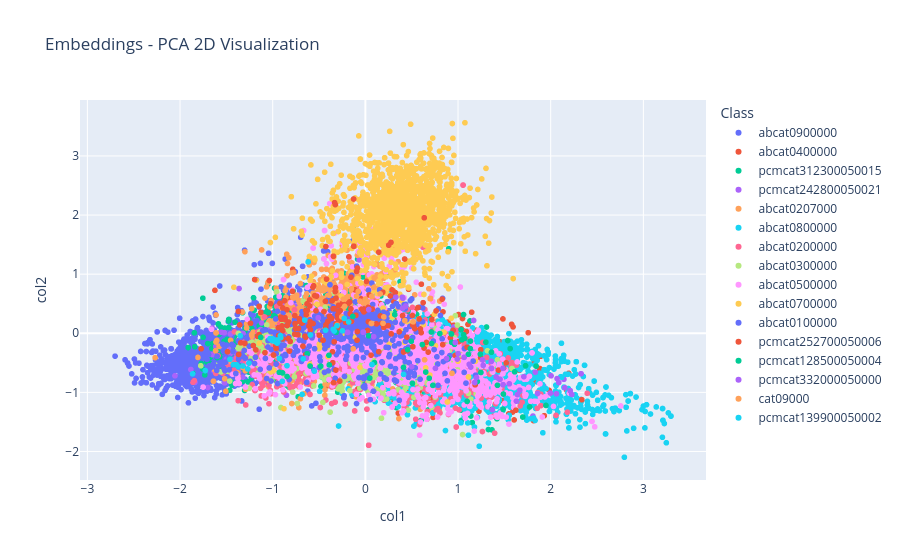

Write notebook code for a chart like this one.
### Markdown cell above
#### 3.2.1. Train and Evaluate Text Model

### Code cell
# Combine text columns to form the feature set
X_train = train_df[text_columns].values
X_test = test_df[text_columns].values

# Train and evaluate models
trained_models = train_classic(X_train, X_test, y_train, y_test)

### Figure 1 — Plotly figure (JSON) as saved in the notebook; plotly's stock layout.template omitted (floating-point values rounded to 4 significant figures; data arrays with more than 128 entries replaced by an {"elided": "..."} marker saying what was removed)
{"data": [{"hovertemplate": "Class=abcat0900000<br>col1=%{x}<br>col2=%{y}<extra></extra>", "legendgroup": "abcat0900000", "marker": {"color": "#636efa", "symbol": "circle"}, "mode": "markers", "name": "abcat0900000", "showlegend": true, "type": "scattergl", "x": {"elided": "2796 float values"}, "xaxis": "x", "y": {"elided": "2796 float values"}, "yaxis": "y"}, {"hovertemplate": "Class=abcat0400000<br>col1=%{x}<br>col2=%{y}<extra></extra>", "legendgroup": "abcat0400000", "marker": {"color": "#EF553B", "symbol": "circle"}, "mode": "markers", "name": "abcat0400000", "showlegend": true, "type": "scattergl", "x": {"elided": "1049 float values"}, "xaxis": "x", "y": {"elided": "1049 float values"}, "yaxis": "y"}, {"hovertemplate": "Class=pcmcat312300050015<br>col1=%{x}<br>col2=%{y}<extra></extra>", "legendgroup": "pcmcat312300050015", "marker": {"color": "#00cc96", "symbol": "circle"}, "mode": "markers", "name": "pcmcat312300050015", "showlegend": true, "type": "scattergl", "x": {"elided": "1462 float values"}, "xaxis": "x", "y": {"elided": "1462 float values"}, "yaxis": "y"}, {"hovertemplate": "Class=pcmcat242800050021<br>col1=%{x}<br>col2=%{y}<extra></extra>", "legendgroup": "pcmcat242800050021", "marker": {"color": "#ab63fa", "symbol": "circle"}, "mode": "markers", "name": "pcmcat242800050021", "showlegend": true, "type": "scattergl", "x": {"elided": "355 float values"}, "xaxis": "x", "y": {"elided": "355 float values"}, "yaxis": "y"}, {"hovertemplate": "Class=abcat0207000<br>col1=%{x}<br>col2=%{y}<extra></extra>", "legendgroup": "abcat0207000", "marker": {"color": "#FFA15A", "symbol": "circle"}, "mode": "markers", "name": "abcat0207000", "showlegend": true, "type": "scattergl", "x": {"elided": "915 float values"}, "xaxis": "x", "y": {"elided": "915 float values"}, "yaxis": "y"}, {"hovertemplate": "Class=abcat0800000<br>col1=%{x}<br>col2=%{y}<extra></extra>", "legendgroup": "abcat0800000", "marker": {"color": "#19d3f3", "symbol": "circle"}, "mode": "markers", "name": "abcat0800000", "showlegend": true, "type": "scattergl", "x": {"elided": "1998 float values"}, "xaxis": "x", "y": {"elided": "1998 float values"}, "yaxis": "y"}, {"hovertemplate": "Class=abcat0200000<br>col1=%{x}<br>col2=%{y}<extra></extra>", "legendgroup": "abcat0200000", "marker": {"color": "#FF6692", "symbol": "circle"}, "mode": "markers", "name": "abcat0200000", "showlegend": true, "type": "scattergl", "x": {"elided": "1042 float values"}, "xaxis": "x", "y": {"elided": "1042 float values"}, "yaxis": "y"}, {"hovertemplate": "Class=abcat0300000<br>col1=%{x}<br>col2=%{y}<extra></extra>", "legendgroup": "abcat0300000", "marker": {"color": "#B6E880", "symbol": "circle"}, "mode": "markers", "name": "abcat0300000", "showlegend": true, "type": "scattergl", "x": {"elided": "810 float values"}, "xaxis": "x", "y": {"elided": "810 float values"}, "yaxis": "y"}, {"hovertemplate": "Class=abcat0500000<br>col1=%{x}<br>col2=%{y}<extra></extra>", "legendgroup": "abcat0500000", "marker": {"color": "#FF97FF", "symbol": "circle"}, "mode": "markers", "name": "abcat0500000", "showlegend": true, "type": "scattergl", "x": {"elided": "1681 float values"}, "xaxis": "x", "y": {"elided": "1681 float values"}, "yaxis": "y"}, {"hovertemplate": "Class=abcat0700000<br>col1=%{x}<br>col2=%{y}<extra></extra>", "legendgroup": "abcat0700000", "marker": {"color": "#FECB52", "symbol": "circle"}, "mode": "markers", "name": "abcat0700000", "showlegend": true, "type": "scattergl", "x": {"elided": "1692 float values"}, "xaxis": "x", "y": {"elided": "1692 float values"}, "yaxis": "y"}, {"hovertemplate": "Class=abcat0100000<br>col1=%{x}<br>col2=%{y}<extra></extra>", "legendgroup": "abcat0100000", "marker": {"color": "#636efa", "symbol": "circle"}, "mode": "markers", "name": "abcat0100000", "showlegend": true, "type": "scattergl", "x": {"elided": "578 float values"}, "xaxis": "x", "y": {"elided": "578 float values"}, "yaxis": "y"}, {"hovertemplate": "Class=pcmcat252700050006<br>col1=%{x}<br>col2=%{y}<extra></extra>", "legendgroup": "pcmcat252700050006", "marker": {"color": "#EF553B", "symbol": "circle"}, "mode": "markers", "name": "pcmcat252700050006", "showlegend": true, "type": "scattergl", "x": {"elided": "211 float values"}, "xaxis": "x", "y": {"elided": "211 float values"}, "yaxis": "y"}, {"hovertemplate": "Class=pcmcat128500050004<br>col1=%{x}<br>col2=%{y}<extra></extra>", "legendgroup": "pcmcat128500050004", "marker": {"color": "#00cc96", "symbol": "circle"}, "mode": "markers", "name": "pcmcat128500050004", "showlegend": true, "type": "scattergl", "x": [0.7286, 0.4957, 1.612, -0.3899, -0.1353, 0.4115, -0.4812, -0.5967, 1.059, 0.3168, -0.894, 1.098, 1.361, 0.9318, 1.949, 1.133, 1.129, 1.061, 1.729, 0.0981, 1.072, 0.6891, 0.8924, 1.209, -1.129, -0.9292, 1.033, 0.8036, 1.368, -0.8455, 1.247, 1.698, 1.426, 0.9616, -0.6284, 1.843, 0.6146, 0.6515, 0.4564, 1.134, 1.562, 1.24, 1.486, 0.04771, 0.5077, 0.929, 1.49, 1.072, -0.3143, 1.301, 1.772, 1.042, 0.0355, 0.7144, 1.112, 0.7106, -0.3932, 1.537], "xaxis": "x", "y": [-0.8819, -0.1354, -0.6527, -0.5359, 0.2847, -0.5777, -0.5572, -0.5552, 0.3162, 0.3168, -0.671, -1.153, -0.3213, -0.1531, -1.221, -0.2599, 0.2089, -0.026, -0.5493, -0.4953, -0.08532, -0.761, -0.4232, -0.8166, -0.06921, -0.6611, 0.06154, -0.005708, -1.287, -0.7316, -0.6635, -1.417, -0.8802, -0.186, -0.346, -0.5562, -0.1914, -0.6564, -0.2782, -0.132, -0.26, -0.3548, -1.289, -0.759, -0.8458, -0.01194, -1.029, -0.08532, 0.01613, -0.1509, -1.247, -0.1108, -0.04334, -0.1734, -0.3547, 0.02198, -0.3732, -0.123], "yaxis": "y"}, {"hovertemplate": "Class=pcmcat332000050000<br>col1=%{x}<br>col2=%{y}<extra></extra>", "legendgroup": "pcmcat332000050000", "marker": {"color": "#ab63fa", "symbol": "circle"}, "mode": "markers", "name": "pcmcat332000050000", "showlegend": true, "type": "scattergl", "x": [-0.02339, 0.4047, 1.666, 1.168, 2.069, 1.486, 1.137, 2.327, 2.327, 1.858, 2.327, 0.03653, 1.36, 0.4362, 1.641, -0.1924, 1.18, 0.9916, 1.411, 1.264, 1.199, 1.121, 2.211, -0.5087, -0.1924, 2.152, -0.5087, 0.499, 1.359, 0.08925, 0.03653, -0.02339, 1.001, 0.399, -0.02339, 0.399, 1.36, -0.1924, -0.1924, 0.8778, 1.63, 1.486, 1.452, -0.1924, 2.062, 0.9709, 2.004, 1.36, 0.7561, -0.5087, 1.36, 1.272, 1.452, 0.4047, 2.211, 1.452, 1.371, 0.4047, 0.3287, 0.399, 1.553, 1.485, 0.4011, 1.452, 1.452, 1.452, 2.088, 1.36, -0.5087, -0.02339, -0.6377, 1.998, 0.03653, 1.711, 1.834, 1.452, 1.36, -0.6377, 2.228, 1.066, 1.452, 0.4047], "xaxis": "x", "y": [0.01886, 0.5948, -0.9632, 0.2164, -0.7672, -0.8698, -0.572, -0.6852, -0.6852, -1.019, -0.6852, 0.4007, -0.5946, 0.4613, -1.038, 0.01548, -0.8334, -0.4367, -0.7394, -0.4491, -0.7507, -0.5257, -0.9722, 0.2615, 0.01548, -0.9221, 0.2615, -0.5657, -0.4772, -0.05683, 0.4007, 0.01886, -0.3445, 0.6089, 0.01886, 0.6089, -0.5946, 0.01548, 0.01548, -0.4269, -1.149, -0.8698, -0.778, 0.01548, -1.024, -0.1562, -0.7207, -0.5946, -0.5935, 0.2615, -0.5946, -0.5423, -0.778, 0.5948, -0.9722, -0.778, -1.294, 0.5948, 0.6096, 0.6089, -0.8553, -0.5942, 0.4219, -0.778, -0.778, -0.778, -0.8344, -0.5946, 0.2615, 0.01886, -0.4207, -1.012, 0.4007, -0.7336, -0.6575, -0.778, -0.5946, -0.4207, -1.036, -0.4078, -0.778, 0.5948], "yaxis": "y"}, {"hovertemplate": "Class=cat09000<br>col1=%{x}<br>col2=%{y}<extra></extra>", "legendgroup": "cat09000", "marker": {"color": "#FFA15A", "symbol": "circle"}, "mode": "markers", "name": "cat09000", "showlegend": true, "type": "scattergl", "x": {"elided": "132 float values"}, "xaxis": "x", "y": {"elided": "132 float values"}, "yaxis": "y"}, {"hovertemplate": "Class=pcmcat139900050002<br>col1=%{x}<br>col2=%{y}<extra></extra>", "legendgroup": "pcmcat139900050002", "marker": {"color": "#19d3f3", "symbol": "circle"}, "mode": "markers", "name": "pcmcat139900050002", "showlegend": true, "type": "scattergl", "x": [-0.9525, -1.256, -0.9138, -1.269, -1.004, -1.865, -0.2278, 0.07141, -0.8459, -0.9497, -0.1799, -0.9478, -0.6543, -0.9165, -1.006, -0.593, -0.5515, -0.3364, -1.727, -1.424, -0.9285, -1.007, -0.9519, -0.67, -0.9679, -1.462, -1.372, -0.9138, -1.391, -1.03, -0.6177, -1.321, -0.9145, -0.3064, -0.9138, -0.4301, -0.3477, -0.9519, -0.9478, -1.35, -0.2474, -0.8965, 0.4123, -0.9728], "xaxis": "x", "y": [-0.1281, -0.5054, -0.07338, -0.6041, -0.08909, -0.6871, 0.2514, -0.529, -0.5494, -0.1153, 0.1914, -0.1481, 0.2229, -0.03972, -0.1249, -0.02892, -0.64, 0.03781, -0.6312, -0.5294, -0.4272, -0.1033, -0.1649, -0.4339, -0.1472, -0.44, -0.5674, -0.07338, -0.5317, -0.09055, 1.207, -0.5542, -0.07078, 0.1271, -0.07338, 0.05107, 0.06581, -0.1649, -0.1481, -0.04215, 0.04179, -0.8129, -0.6959, -0.1154], "yaxis": "y"}], "layout": {"legend": {"title": {"text": "Class"}, "tracegroupgap": 0}, "title": {"text": "Embeddings - PCA 2D Visualization"}, "xaxis": {"anchor": "y", "domain": [0, 1], "title": {"text": "col1"}}, "yaxis": {"anchor": "x", "domain": [0, 1], "title": {"text": "col2"}}}}
